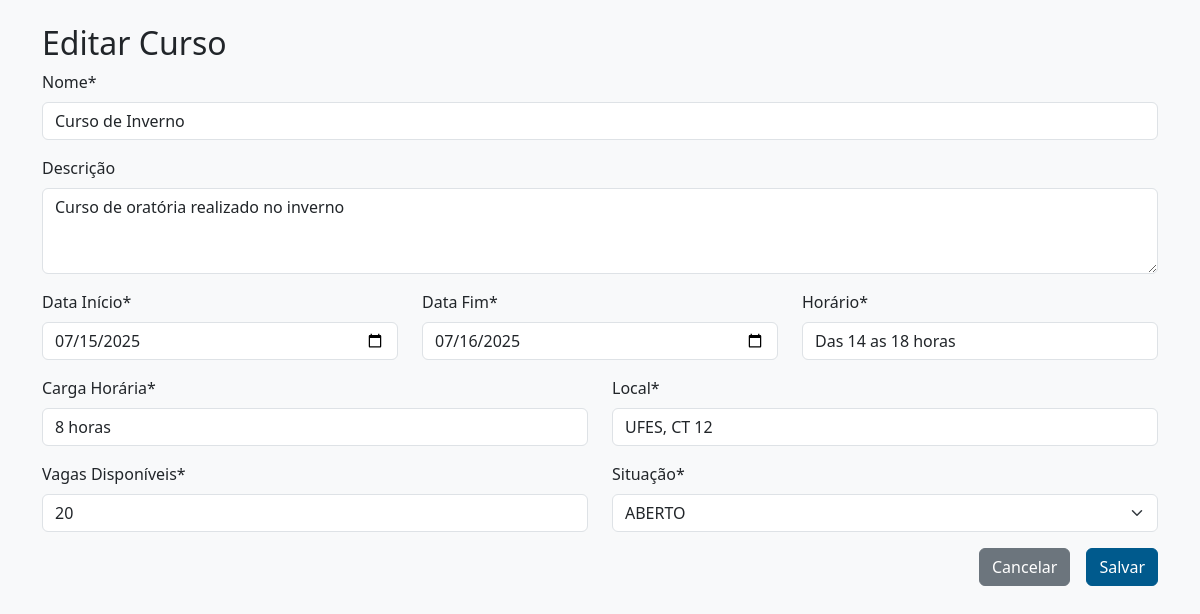
The page /admin/cursos/1/edit (signed in) on the database its author committed.
### app/models/atividade.py (models this page shows)
class Curso(db.Model):
    __tablename__ = 'curso'
    id = db.Column(db.Integer, primary_key=True)
    nome = db.Column(db.String(120), nullable=False)
    descricao = db.Column(db.Text, nullable=True)
    data_inicio = db.Column(db.Date, nullable=False)
    data_fim = db.Column(db.Date, nullable=False)
    horario = db.Column(db.String(50), nullable=False)
    carga_horaria = db.Column(db.String(50), nullable=False)
    local = db.Column(db.String(120), nullable=False)
    vagas_disponiveis = db.Column(db.Integer, nullable=False)
    situacao = db.Column(PgEnum(SituacaoCurso), nullable=False, default=SituacaoCurso.ABERTO)

### app/routes/admin.py (the view, shortened to what this page needs)
@admin_bp.route('/cursos/<int:id>/edit', methods=['GET', 'POST'])
@login_required
@admin_required
def edit_curso(id):
    curso = Curso.query.get_or_404(id)
    situacao_options = [situacao.value for situacao in SituacaoCurso]
    return render_template('cursos/form.html', curso=curso, situacao_options=situacao_options)

### app/templates/cursos/form.html (shortened to what this page needs)
{% extends 'base.html' %}
{% block content %}
<div class="container mt-4">
    <h2>{% if curso %}Editar{% else %}Novo{% endif %} Curso</h2>
    <form method="POST">
        <div class="mb-3">
            <label for="nome" class="form-label">Nome*</label>
            <input type="text" class="form-control" id="nome" name="nome"
                   value="{{ curso.nome if curso }}" required>
        </div>
        <div class="mb-3">
            <label for="descricao" class="form-label">Descrição</label>
            <textarea class="form-control" id="descricao" name="descricao" rows="3">{{ curso.descricao if curso }}</textarea>
        </div>
        <div class="row mb-3">
            <div class="col-md-4">
                <label for="data_inicio" class="form-label">Data Início*</label>
                <input type="date" class="form-control" id="data_inicio" name="data_inicio"
                       value="{{ curso.data_inicio.strftime('%Y-%m-%d') if curso else '' }}" required>
            </div>
            <div class="col-md-4">
                <label for="data_fim" class="form-label">Data Fim*</label>
                <input type="date" class="form-control" id="data_fim" name="data_fim"
                       value="{{ curso.data_fim.strftime('%Y-%m-%d') if curso else '' }}" required>
            </div>
            <div class="col-md-4">
                <label for="horario" class="form-label">Horário*</label>
                <input type="text" class="form-control" id="horario" name="horario"
                       value="{{ curso.horario if curso }}" placeholder="Ex: 14h às 18h" required>
            </div>
        </div>
        <div class="row mb-3">
            <div class="col-md-6">
                <label for="carga_horaria" class="form-label">Carga Horária*</label>
                <input type="text" class="form-control" id="carga_horaria" name="carga_horaria"
                       value="{{ curso.carga_horaria if curso }}" placeholder="Ex: 40 horas" required>
            </div>
            <div class="col-md-6">
                <label for="local" class="form-label">Local*</label>
                <input type="text" class="form-control" id="local" name="local"
                       value="{{ curso.local if curso }}" required>
            </div>
        </div>
        <div class="row mb-3">
            <div class="col-md-6">
                <label for="vagas_disponiveis" class="form-label">Vagas Disponíveis*</label>
                <input type="number" class="form-control" id="vagas_disponiveis" name="vagas_disponiveis"
                       value="{{ curso.vagas_disponiveis if curso else 20 }}" min="1" required>
            </div>
            <div class="col-md-6">
                <label for="situacao" class="form-label">Situação*</label>
                <select class="form-select" id="situacao" name="situacao" required>
                    {% for situacao in situacao_options %}
                        <option value="{{ situacao }}" {% if curso and situacao == curso.situacao.value %}selected{% endif %}>
                            {{ situacao }}
                        </option>
                    {% endfor %}
                </select>
            </div>
        </div>
        <div class="d-grid gap-2 d-md-flex justify-content-md-end">
            <a href="{{ url_for('admin.list_cursos') }}" class="btn btn-secondary me-md-2">Cancelar</a>
            <button type="submit" class="btn btn-primary">Salvar</button>
        </div>
    </form>
</div>
{% endblock %}

### app/templates/base.html (style rules this page uses)
body { padding-inline: 1rem; overflow-x: hidden; }
:root { --connect-blue: #005A8D; }
.btn-primary { background-color: var(--connect-blue) !important; border-color: var(--connect-blue) !important; }
:root { --connect-blue: #005A8D; --connect-gray: #d9d9d9; }

### rows shown on the page
Curso: nome "Curso de Inverno", descricao "Curso de oratória realizado no inverno", data_inicio "07/15/2025", data_fim "07/16/2025", horario "Das 14 as 18 horas", carga_horaria "8 horas", local "UFES, CT 12", vagas_disponiveis "20", situacao "ABERTO"
